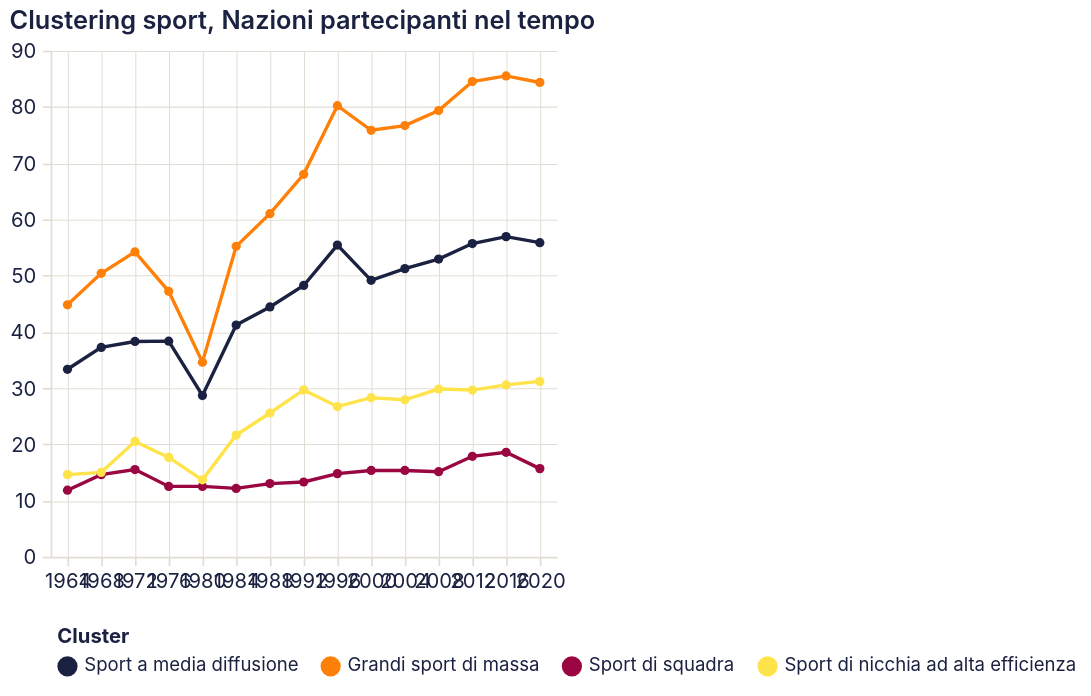

Vega-Lite specification stored for this chart:
### Vega-Lite specification from a JSON file in a GitHub repository (floating-point values rounded to 4 significant figures)
{"$schema": "https://vega.github.io/schema/vega-lite/v5.20.1.json", "config": {"arc": {"fill": "#1b2140"}, "area": {"fill": "#1b2140", "fillOpacity": 0.15, "line": true}, "axis": {"domainColor": "#e2ddd4", "grid": true, "gridColor": "#e2ddd4", "gridWidth": 0.6, "labelAngle": 0, "labelColor": "#1b2140", "labelFont": "Inter, system-ui, -apple-system, BlinkMacSystemFont, 'Segoe UI', Roboto, sans-serif", "labelFontSize": 12, "labelFontWeight": 400, "labelPadding": 4, "tickColor": "#e2ddd4", "tickSize": 5, "titleColor": "#1b2140", "titleFont": "Inter, system-ui, -apple-system, BlinkMacSystemFont, 'Segoe UI', Roboto, sans-serif", "titleFontSize": 12, "titleFontWeight": 600}, "axisBand": {"grid": false}, "background": "transparent", "bar": {"fill": "#1b2140"}, "legend": {"labelColor": "#1b2140", "labelFont": "Inter, system-ui, -apple-system, BlinkMacSystemFont, 'Segoe UI', Roboto, sans-serif", "labelFontSize": 11, "padding": 4, "symbolType": "circle", "titleColor": "#1b2140", "titleFont": "Inter, system-ui, -apple-system, BlinkMacSystemFont, 'Segoe UI', Roboto, sans-serif", "titleFontSize": 12}, "line": {"stroke": "#1b2140", "strokeWidth": 2}, "mark": {"color": "#1b2140"}, "path": {"stroke": "#1b2140"}, "point": {"fill": "#1b2140", "filled": true}, "range": {"category": ["#1b2140", "#ff8009", "#9a0641", "#ffe34a", "#e7b6af", "#0088b0", "#e03830"]}, "rect": {"fill": "#1b2140"}, "shape": {"stroke": "#1b2140"}, "symbol": {"fill": "#1b2140"}, "title": {"anchor": "start", "color": "#1b2140", "font": "Inter, system-ui, -apple-system, BlinkMacSystemFont, 'Segoe UI', Roboto, sans-serif", "fontSize": 15, "fontWeight": 600, "subtitleColor": "#1b2140", "subtitleFont": "Inter, system-ui, -apple-system, BlinkMacSystemFont, 'Segoe UI', Roboto, sans-serif"}, "view": {"continuousHeight": 300, "continuousWidth": 400, "fill": null, "stroke": null}}, "data": {"name": "data-080ccd69ecef4f4daf031e75ff8eb903"}, "datasets": {"data-080ccd69ecef4f4daf031e75ff8eb903": [{"athletes_per_event": 21.05, "athletes_per_event_norm": 0.9614, "cluster_k4": "Sport a media diffusione", "hhi_gold": 0.3237, "hhi_gold_norm": 1.126, "mean_gold_per_athletes": 0.2227, "mean_gold_per_athletes_norm": 1.065, "mean_gold_per_popul": 2.802e-07, "mean_gold_per_popul_norm": 2.79, "n_nations": 33.33, "n_nations_norm": 0.7279, "year": 1964}, {"athletes_per_event": 23.01, "athletes_per_event_norm": 1.051, "cluster_k4": "Sport a media diffusione", "hhi_gold": 0.2776, "hhi_gold_norm": 0.9656, "mean_gold_per_athletes": 0.1717, "mean_gold_per_athletes_norm": 0.8209, "mean_gold_per_popul": 9.494e-08, "mean_gold_per_popul_norm": 0.9453, "n_nations": 37.22, "n_nations_norm": 0.8129, "year": 1968}, {"athletes_per_event": 23.83, "athletes_per_event_norm": 1.088, "cluster_k4": "Sport a media diffusione", "hhi_gold": 0.3799, "hhi_gold_norm": 1.321, "mean_gold_per_athletes": 0.2006, "mean_gold_per_athletes_norm": 0.9592, "mean_gold_per_popul": 1.087e-07, "mean_gold_per_popul_norm": 1.082, "n_nations": 38.27, "n_nations_norm": 0.8358, "year": 1972}, {"athletes_per_event": 21.76, "athletes_per_event_norm": 0.9938, "cluster_k4": "Sport a media diffusione", "hhi_gold": 0.3798, "hhi_gold_norm": 1.321, "mean_gold_per_athletes": 0.2594, "mean_gold_per_athletes_norm": 1.24, "mean_gold_per_popul": 1.043e-07, "mean_gold_per_popul_norm": 1.038, "n_nations": 38.33, "n_nations_norm": 0.8371, "year": 1976}, {"athletes_per_event": 16.62, "athletes_per_event_norm": 0.7591, "cluster_k4": "Sport a media diffusione", "hhi_gold": 0.3524, "hhi_gold_norm": 1.226, "mean_gold_per_athletes": 0.2327, "mean_gold_per_athletes_norm": 1.113, "mean_gold_per_popul": 1.325e-07, "mean_gold_per_popul_norm": 1.319, "n_nations": 28.67, "n_nations_norm": 0.626, "year": 1980}, {"athletes_per_event": 22.31, "athletes_per_event_norm": 1.019, "cluster_k4": "Sport a media diffusione", "hhi_gold": 0.3053, "hhi_gold_norm": 1.062, "mean_gold_per_athletes": 0.199, "mean_gold_per_athletes_norm": 0.9517, "mean_gold_per_popul": 1e-07, "mean_gold_per_popul_norm": 0.9956, "n_nations": 41.2, "n_nations_norm": 0.8997, "year": 1984}, {"athletes_per_event": 21.35, "athletes_per_event_norm": 0.9753, "cluster_k4": "Sport a media diffusione", "hhi_gold": 0.2804, "hhi_gold_norm": 0.9754, "mean_gold_per_athletes": 0.1638, "mean_gold_per_athletes_norm": 0.7835, "mean_gold_per_popul": 8.154e-08, "mean_gold_per_popul_norm": 0.8119, "n_nations": 44.42, "n_nations_norm": 0.97, "year": 1988}, {"athletes_per_event": 24.96, "athletes_per_event_norm": 1.14, "cluster_k4": "Sport a media diffusione", "hhi_gold": 0.2784, "hhi_gold_norm": 0.9681, "mean_gold_per_athletes": 0.1771, "mean_gold_per_athletes_norm": 0.8467, "mean_gold_per_popul": 8.431e-08, "mean_gold_per_popul_norm": 0.8395, "n_nations": 48.23, "n_nations_norm": 1.053, "year": 1992}, {"athletes_per_event": 25.65, "athletes_per_event_norm": 1.172, "cluster_k4": "Sport a media diffusione", "hhi_gold": 0.2439, "hhi_gold_norm": 0.8482, "mean_gold_per_athletes": 0.166, "mean_gold_per_athletes_norm": 0.7939, "mean_gold_per_popul": 6.745e-08, "mean_gold_per_popul_norm": 0.6715, "n_nations": 55.42, "n_nations_norm": 1.21, "year": 1996}, {"athletes_per_event": 21.42, "athletes_per_event_norm": 0.9784, "cluster_k4": "Sport a media diffusione", "hhi_gold": 0.245, "hhi_gold_norm": 0.8522, "mean_gold_per_athletes": 0.2, "mean_gold_per_athletes_norm": 0.9564, "mean_gold_per_popul": 7.061e-08, "mean_gold_per_popul_norm": 0.7031, "n_nations": 49.15, "n_nations_norm": 1.073, "year": 2000}, {"athletes_per_event": 21.15, "athletes_per_event_norm": 0.9658, "cluster_k4": "Sport a media diffusione", "hhi_gold": 0.2784, "hhi_gold_norm": 0.9681, "mean_gold_per_athletes": 0.2646, "mean_gold_per_athletes_norm": 1.265, "mean_gold_per_popul": 8.158e-08, "mean_gold_per_popul_norm": 0.8122, "n_nations": 51.23, "n_nations_norm": 1.119, "year": 2004}, {"athletes_per_event": 21.92, "athletes_per_event_norm": 1.001, "cluster_k4": "Sport a media diffusione", "hhi_gold": 0.2624, "hhi_gold_norm": 0.9127, "mean_gold_per_athletes": 0.211, "mean_gold_per_athletes_norm": 1.009, "mean_gold_per_popul": 7.37e-08, "mean_gold_per_popul_norm": 0.7338, "n_nations": 52.92, "n_nations_norm": 1.156, "year": 2008}, {"athletes_per_event": 21.11, "athletes_per_event_norm": 0.9642, "cluster_k4": "Sport a media diffusione", "hhi_gold": 0.2949, "hhi_gold_norm": 1.026, "mean_gold_per_athletes": 0.2266, "mean_gold_per_athletes_norm": 1.084, "mean_gold_per_popul": 6.363e-08, "mean_gold_per_popul_norm": 0.6336, "n_nations": 55.69, "n_nations_norm": 1.216, "year": 2012}, {"athletes_per_event": 21.29, "athletes_per_event_norm": 0.9724, "cluster_k4": "Sport a media diffusione", "hhi_gold": 0.2046, "hhi_gold_norm": 0.7117, "mean_gold_per_athletes": 0.2093, "mean_gold_per_athletes_norm": 1.001, "mean_gold_per_popul": 6.756e-08, "mean_gold_per_popul_norm": 0.6727, "n_nations": 56.92, "n_nations_norm": 1.243, "year": 2016}, {"athletes_per_event": 20.99, "athletes_per_event_norm": 0.9585, "cluster_k4": "Sport a media diffusione", "hhi_gold": 0.2061, "hhi_gold_norm": 0.7169, "mean_gold_per_athletes": 0.2323, "mean_gold_per_athletes_norm": 1.111, "mean_gold_per_popul": 9.553e-08, "mean_gold_per_popul_norm": 0.9512, "n_nations": 55.85, "n_nations_norm": 1.22, "year": 2020}, {"athletes_per_event": 57.83, "athletes_per_event_norm": 1.112, "cluster_k4": "Grandi sport di massa", "hhi_gold": 0.3632, "hhi_gold_norm": 1.269, "mean_gold_per_athletes": 0.1755, "mean_gold_per_athletes_norm": 0.9813, "mean_gold_per_popul": 1.215e-07, "mean_gold_per_popul_norm": 0.7514, "n_nations": 44.8, "n_nations_norm": 0.6845, "year": 1964}, {"athletes_per_event": 60.35, "athletes_per_event_norm": 1.161, "cluster_k4": "Grandi sport di massa", "hhi_gold": 0.3474, "hhi_gold_norm": 1.213, "mean_gold_per_athletes": 0.1759, "mean_gold_per_athletes_norm": 0.9832, "mean_gold_per_popul": 7.114e-08, "mean_gold_per_popul_norm": 0.44, "n_nations": 50.4, "n_nations_norm": 0.77, "year": 1968}, {"athletes_per_event": 65.2, "athletes_per_event_norm": 1.254, "cluster_k4": "Grandi sport di massa", "hhi_gold": 0.3152, "hhi_gold_norm": 1.101, "mean_gold_per_athletes": 0.1906, "mean_gold_per_athletes_norm": 1.065, "mean_gold_per_popul": 1.066e-07, "mean_gold_per_popul_norm": 0.6594, "n_nations": 54.2, "n_nations_norm": 0.8281, "year": 1972}, {"athletes_per_event": 54.16, "athletes_per_event_norm": 1.042, "cluster_k4": "Grandi sport di massa", "hhi_gold": 0.3297, "hhi_gold_norm": 1.152, "mean_gold_per_athletes": 0.1685, "mean_gold_per_athletes_norm": 0.942, "mean_gold_per_popul": 9.776e-08, "mean_gold_per_popul_norm": 0.6046, "n_nations": 47.2, "n_nations_norm": 0.7211, "year": 1976}, {"athletes_per_event": 41.44, "athletes_per_event_norm": 0.797, "cluster_k4": "Grandi sport di massa", "hhi_gold": 0.4511, "hhi_gold_norm": 1.575, "mean_gold_per_athletes": 0.1972, "mean_gold_per_athletes_norm": 1.102, "mean_gold_per_popul": 9.516e-08, "mean_gold_per_popul_norm": 0.5885, "n_nations": 34.6, "n_nations_norm": 0.5286, "year": 1980}, {"athletes_per_event": 46.93, "athletes_per_event_norm": 0.9026, "cluster_k4": "Grandi sport di massa", "hhi_gold": 0.3423, "hhi_gold_norm": 1.195, "mean_gold_per_athletes": 0.1912, "mean_gold_per_athletes_norm": 1.069, "mean_gold_per_popul": 5.663e-08, "mean_gold_per_popul_norm": 0.3503, "n_nations": 55.2, "n_nations_norm": 0.8434, "year": 1984}, {"athletes_per_event": 52.26, "athletes_per_event_norm": 1.005, "cluster_k4": "Grandi sport di massa", "hhi_gold": 0.3073, "hhi_gold_norm": 1.073, "mean_gold_per_athletes": 0.1826, "mean_gold_per_athletes_norm": 1.021, "mean_gold_per_popul": 1.487e-07, "mean_gold_per_popul_norm": 0.9194, "n_nations": 61.0, "n_nations_norm": 0.932, "year": 1988}, {"athletes_per_event": 53.52, "athletes_per_event_norm": 1.029, "cluster_k4": "Grandi sport di massa", "hhi_gold": 0.2528, "hhi_gold_norm": 0.8828, "mean_gold_per_athletes": 0.1318, "mean_gold_per_athletes_norm": 0.7367, "mean_gold_per_popul": 4.934e-08, "mean_gold_per_popul_norm": 0.3051, "n_nations": 68.0, "n_nations_norm": 1.039, "year": 1992}, {"athletes_per_event": 56.28, "athletes_per_event_norm": 1.082, "cluster_k4": "Grandi sport di massa", "hhi_gold": 0.1699, "hhi_gold_norm": 0.5932, "mean_gold_per_athletes": 0.1412, "mean_gold_per_athletes_norm": 0.7893, "mean_gold_per_popul": 8.834e-08, "mean_gold_per_popul_norm": 0.5463, "n_nations": 80.2, "n_nations_norm": 1.225, "year": 1996}, {"athletes_per_event": 51.11, "athletes_per_event_norm": 0.9829, "cluster_k4": "Grandi sport di massa", "hhi_gold": 0.2517, "hhi_gold_norm": 0.879, "mean_gold_per_athletes": 0.2067, "mean_gold_per_athletes_norm": 1.156, "mean_gold_per_popul": 1.44e-07, "mean_gold_per_popul_norm": 0.8906, "n_nations": 75.83, "n_nations_norm": 1.159, "year": 2000}, {"athletes_per_event": 49.84, "athletes_per_event_norm": 0.9585, "cluster_k4": "Grandi sport di massa", "hhi_gold": 0.2203, "hhi_gold_norm": 0.7694, "mean_gold_per_athletes": 0.1594, "mean_gold_per_athletes_norm": 0.8914, "mean_gold_per_popul": 1.117e-07, "mean_gold_per_popul_norm": 0.6906, "n_nations": 76.67, "n_nations_norm": 1.171, "year": 2004}, {"athletes_per_event": 50.24, "athletes_per_event_norm": 0.9662, "cluster_k4": "Grandi sport di massa", "hhi_gold": 0.276, "hhi_gold_norm": 0.9637, "mean_gold_per_athletes": 0.1821, "mean_gold_per_athletes_norm": 1.018, "mean_gold_per_popul": 7.692e-08, "mean_gold_per_popul_norm": 0.4758, "n_nations": 79.33, "n_nations_norm": 1.212, "year": 2008}, {"athletes_per_event": 47.74, "athletes_per_event_norm": 0.9181, "cluster_k4": "Grandi sport di massa", "hhi_gold": 0.24, "hhi_gold_norm": 0.8382, "mean_gold_per_athletes": 0.1781, "mean_gold_per_athletes_norm": 0.9957, "mean_gold_per_popul": 1.568e-07, "mean_gold_per_popul_norm": 0.9698, "n_nations": 84.5, "n_nations_norm": 1.291, "year": 2012}, {"athletes_per_event": 48.72, "athletes_per_event_norm": 0.9369, "cluster_k4": "Grandi sport di massa", "hhi_gold": 0.2395, "hhi_gold_norm": 0.8363, "mean_gold_per_athletes": 0.1611, "mean_gold_per_athletes_norm": 0.9007, "mean_gold_per_popul": 9.945e-08, "mean_gold_per_popul_norm": 0.6151, "n_nations": 85.5, "n_nations_norm": 1.306, "year": 2016}, {"athletes_per_event": 44.34, "athletes_per_event_norm": 0.8528, "cluster_k4": "Grandi sport di massa", "hhi_gold": 0.1889, "hhi_gold_norm": 0.6598, "mean_gold_per_athletes": 0.2412, "mean_gold_per_athletes_norm": 1.349, "mean_gold_per_popul": 1.001e-06, "mean_gold_per_popul_norm": 6.193, "n_nations": 84.33, "n_nations_norm": 1.288, "year": 2020}, {"athletes_per_event": 11.33, "athletes_per_event_norm": 0.9742, "cluster_k4": "Sport di squadra", "hhi_gold": 0.9, "hhi_gold_norm": 1.205, "mean_gold_per_athletes": 0.0633, "mean_gold_per_athletes_norm": 1.0, "mean_gold_per_popul": 4.348e-08, "mean_gold_per_popul_norm": 0.9881, "n_nations": 11.83, "n_nations_norm": 0.8142, "year": 1964}, {"athletes_per_event": 14.0, "athletes_per_event_norm": 1.203, "cluster_k4": "Sport di squadra", "hhi_gold": 1.0, "hhi_gold_norm": 1.339, "mean_gold_per_athletes": 0.07315, "mean_gold_per_athletes_norm": 1.156, "mean_gold_per_popul": 4.079e-08, "mean_gold_per_popul_norm": 0.9269, "n_nations": 14.6, "n_nations_norm": 1.005, "year": 1968}, {"athletes_per_event": 14.83, "athletes_per_event_norm": 1.275, "cluster_k4": "Sport di squadra", "hhi_gold": 0.9167, "hhi_gold_norm": 1.228, "mean_gold_per_athletes": 0.06443, "mean_gold_per_athletes_norm": 1.018, "mean_gold_per_popul": 1.774e-08, "mean_gold_per_popul_norm": 0.4032, "n_nations": 15.5, "n_nations_norm": 1.066, "year": 1972}, {"athletes_per_event": 10.5, "athletes_per_event_norm": 0.9025, "cluster_k4": "Sport di squadra", "hhi_gold": 0.8333, "hhi_gold_norm": 1.116, "mean_gold_per_athletes": 0.06464, "mean_gold_per_athletes_norm": 1.021, "mean_gold_per_popul": 1.135e-07, "mean_gold_per_popul_norm": 2.579, "n_nations": 12.5, "n_nations_norm": 0.86, "year": 1976}, {"athletes_per_event": 9.833, "athletes_per_event_norm": 0.8452, "cluster_k4": "Sport di squadra", "hhi_gold": 0.75, "hhi_gold_norm": 1.004, "mean_gold_per_athletes": 0.05955, "mean_gold_per_athletes_norm": 0.9407, "mean_gold_per_popul": 7.791e-08, "mean_gold_per_popul_norm": 1.77, "n_nations": 12.5, "n_nations_norm": 0.86, "year": 1980}, {"athletes_per_event": 10.0, "athletes_per_event_norm": 0.8596, "cluster_k4": "Sport di squadra", "hhi_gold": 0.8333, "hhi_gold_norm": 1.116, "mean_gold_per_athletes": 0.06238, "mean_gold_per_athletes_norm": 0.9854, "mean_gold_per_popul": 1.752e-08, "mean_gold_per_popul_norm": 0.398, "n_nations": 12.14, "n_nations_norm": 0.8355, "year": 1984}, {"athletes_per_event": 10.64, "athletes_per_event_norm": 0.9148, "cluster_k4": "Sport di squadra", "hhi_gold": 0.6667, "hhi_gold_norm": 0.8927, "mean_gold_per_athletes": 0.04581, "mean_gold_per_athletes_norm": 0.7236, "mean_gold_per_popul": 1.825e-08, "mean_gold_per_popul_norm": 0.4147, "n_nations": 13.0, "n_nations_norm": 0.8944, "year": 1988}, {"athletes_per_event": 10.79, "athletes_per_event_norm": 0.9271, "cluster_k4": "Sport di squadra", "hhi_gold": 0.7143, "hhi_gold_norm": 0.9565, "mean_gold_per_athletes": 0.04618, "mean_gold_per_athletes_norm": 0.7295, "mean_gold_per_popul": 3.261e-08, "mean_gold_per_popul_norm": 0.741, "n_nations": 13.29, "n_nations_norm": 0.9141, "year": 1992}, {"athletes_per_event": 11.11, "athletes_per_event_norm": 0.9551, "cluster_k4": "Sport di squadra", "hhi_gold": 0.7222, "hhi_gold_norm": 0.9671, "mean_gold_per_athletes": 0.06127, "mean_gold_per_athletes_norm": 0.9678, "mean_gold_per_popul": 5.385e-08, "mean_gold_per_popul_norm": 1.224, "n_nations": 14.78, "n_nations_norm": 1.017, "year": 1996}, {"athletes_per_event": 11.11, "athletes_per_event_norm": 0.9551, "cluster_k4": "Sport di squadra", "hhi_gold": 0.6667, "hhi_gold_norm": 0.8927, "mean_gold_per_athletes": 0.06348, "mean_gold_per_athletes_norm": 1.003, "mean_gold_per_popul": 5.728e-08, "mean_gold_per_popul_norm": 1.302, "n_nations": 15.33, "n_nations_norm": 1.055, "year": 2000}, {"athletes_per_event": 11.33, "athletes_per_event_norm": 0.9742, "cluster_k4": "Sport di squadra", "hhi_gold": 0.6111, "hhi_gold_norm": 0.8183, "mean_gold_per_athletes": 0.06002, "mean_gold_per_athletes_norm": 0.9481, "mean_gold_per_popul": 4.765e-08, "mean_gold_per_popul_norm": 1.083, "n_nations": 15.33, "n_nations_norm": 1.055, "year": 2004}, {"athletes_per_event": 11.67, "athletes_per_event_norm": 1.003, "cluster_k4": "Sport di squadra", "hhi_gold": 0.7222, "hhi_gold_norm": 0.9671, "mean_gold_per_athletes": 0.07213, "mean_gold_per_athletes_norm": 1.139, "mean_gold_per_popul": 3.257e-08, "mean_gold_per_popul_norm": 0.7401, "n_nations": 15.11, "n_nations_norm": 1.04, "year": 2008}, {"athletes_per_event": 13.0, "athletes_per_event_norm": 1.117, "cluster_k4": "Sport di squadra", "hhi_gold": 0.5714, "hhi_gold_norm": 0.7652, "mean_gold_per_athletes": 0.06156, "mean_gold_per_athletes_norm": 0.9724, "mean_gold_per_popul": 4.161e-08, "mean_gold_per_popul_norm": 0.9455, "n_nations": 17.86, "n_nations_norm": 1.229, "year": 2012}, {"athletes_per_event": 12.86, "athletes_per_event_norm": 1.105, "cluster_k4": "Sport di squadra", "hhi_gold": 0.5714, "hhi_gold_norm": 0.7652, "mean_gold_per_athletes": 0.06695, "mean_gold_per_athletes_norm": 1.058, "mean_gold_per_popul": 2.996e-08, "mean_gold_per_popul_norm": 0.6808, "n_nations": 18.57, "n_nations_norm": 1.278, "year": 2016}, {"athletes_per_event": 11.5, "athletes_per_event_norm": 0.9885, "cluster_k4": "Sport di squadra", "hhi_gold": 0.7222, "hhi_gold_norm": 0.9671, "mean_gold_per_athletes": 0.08474, "mean_gold_per_athletes_norm": 1.338, "mean_gold_per_popul": 3.54e-08, "mean_gold_per_popul_norm": 0.8044, "n_nations": 15.67, "n_nations_norm": 1.078, "year": 2020}, {"athletes_per_event": 23.7, "athletes_per_event_norm": 0.7969, "cluster_k4": "Sport di nicchia ad alta efficienza", "hhi_gold": 0.725, "hhi_gold_norm": 1.016, "mean_gold_per_athletes": 0.3361, "mean_gold_per_athletes_norm": 0.9419, "mean_gold_per_popul": 5.445e-08, "mean_gold_per_popul_norm": 1.257, "n_nations": 14.6, "n_nations_norm": 0.6044, "year": 1964}, {"athletes_per_event": 25.95, "athletes_per_event_norm": 0.8726, "cluster_k4": "Sport di nicchia ad alta efficienza", "hhi_gold": 0.475, "hhi_gold_norm": 0.6657, "mean_gold_per_athletes": 0.3288, "mean_gold_per_athletes_norm": 0.9214, "mean_gold_per_popul": 3.765e-08, "mean_gold_per_popul_norm": 0.8688, "n_nations": 15.0, "n_nations_norm": 0.621, "year": 1968}, {"athletes_per_event": 35.25, "athletes_per_event_norm": 1.185, "cluster_k4": "Sport di nicchia ad alta efficienza", "hhi_gold": 0.625, "hhi_gold_norm": 0.8759, "mean_gold_per_athletes": 0.3432, "mean_gold_per_athletes_norm": 0.9617, "mean_gold_per_popul": 3.68e-08, "mean_gold_per_popul_norm": 0.8492, "n_nations": 20.5, "n_nations_norm": 0.8486, "year": 1972}, {"athletes_per_event": 26.88, "athletes_per_event_norm": 0.9037, "cluster_k4": "Sport di nicchia ad alta efficienza", "hhi_gold": 0.6458, "hhi_gold_norm": 0.9051, "mean_gold_per_athletes": 0.3485, "mean_gold_per_athletes_norm": 0.9766, "mean_gold_per_popul": 2.627e-08, "mean_gold_per_popul_norm": 0.6063, "n_nations": 17.67, "n_nations_norm": 0.7313, "year": 1976}, {"athletes_per_event": 19.33, "athletes_per_event_norm": 0.6501, "cluster_k4": "Sport di nicchia ad alta efficienza", "hhi_gold": 0.75, "hhi_gold_norm": 1.051, "mean_gold_per_athletes": 0.3796, "mean_gold_per_athletes_norm": 1.064, "mean_gold_per_popul": 9.739e-08, "mean_gold_per_popul_norm": 2.247, "n_nations": 13.67, "n_nations_norm": 0.5658, "year": 1980}, {"athletes_per_event": 32.59, "athletes_per_event_norm": 1.096, "cluster_k4": "Sport di nicchia ad alta efficienza", "hhi_gold": 0.7969, "hhi_gold_norm": 1.117, "mean_gold_per_athletes": 0.4189, "mean_gold_per_athletes_norm": 1.174, "mean_gold_per_popul": 3.832e-08, "mean_gold_per_popul_norm": 0.8843, "n_nations": 21.62, "n_nations_norm": 0.8952, "year": 1984}, {"athletes_per_event": 34.97, "athletes_per_event_norm": 1.176, "cluster_k4": "Sport di nicchia ad alta efficienza", "hhi_gold": 0.8472, "hhi_gold_norm": 1.187, "mean_gold_per_athletes": 0.4134, "mean_gold_per_athletes_norm": 1.158, "mean_gold_per_popul": 8.564e-08, "mean_gold_per_popul_norm": 1.976, "n_nations": 25.56, "n_nations_norm": 1.058, "year": 1988}, {"athletes_per_event": 38.75, "athletes_per_event_norm": 1.303, "cluster_k4": "Sport di nicchia ad alta efficienza", "hhi_gold": 0.7423, "hhi_gold_norm": 1.04, "mean_gold_per_athletes": 0.4097, "mean_gold_per_athletes_norm": 1.148, "mean_gold_per_popul": 3.98e-08, "mean_gold_per_popul_norm": 0.9184, "n_nations": 29.67, "n_nations_norm": 1.228, "year": 1992}, {"athletes_per_event": 30.52, "athletes_per_event_norm": 1.026, "cluster_k4": "Sport di nicchia ad alta efficienza", "hhi_gold": 0.7625, "hhi_gold_norm": 1.069, "mean_gold_per_athletes": 0.3032, "mean_gold_per_athletes_norm": 0.8496, "mean_gold_per_popul": 3.636e-08, "mean_gold_per_popul_norm": 0.839, "n_nations": 26.7, "n_nations_norm": 1.105, "year": 1996}, {"athletes_per_event": 27.5, "athletes_per_event_norm": 0.9247, "cluster_k4": "Sport di nicchia ad alta efficienza", "hhi_gold": 0.7358, "hhi_gold_norm": 1.031, "mean_gold_per_athletes": 0.3516, "mean_gold_per_athletes_norm": 0.9854, "mean_gold_per_popul": 2.449e-08, "mean_gold_per_popul_norm": 0.5651, "n_nations": 28.27, "n_nations_norm": 1.17, "year": 2000}, {"athletes_per_event": 30.43, "athletes_per_event_norm": 1.023, "cluster_k4": "Sport di nicchia ad alta efficienza", "hhi_gold": 0.6158, "hhi_gold_norm": 0.8631, "mean_gold_per_athletes": 0.3071, "mean_gold_per_athletes_norm": 0.8606, "mean_gold_per_popul": 3.402e-08, "mean_gold_per_popul_norm": 0.7852, "n_nations": 27.91, "n_nations_norm": 1.155, "year": 2004}, {"athletes_per_event": 30.41, "athletes_per_event_norm": 1.023, "cluster_k4": "Sport di nicchia ad alta efficienza", "hhi_gold": 0.7415, "hhi_gold_norm": 1.039, "mean_gold_per_athletes": 0.3215, "mean_gold_per_athletes_norm": 0.9009, "mean_gold_per_popul": 1.548e-08, "mean_gold_per_popul_norm": 0.3571, "n_nations": 29.82, "n_nations_norm": 1.234, "year": 2008}, {"athletes_per_event": 30.15, "athletes_per_event_norm": 1.014, "cluster_k4": "Sport di nicchia ad alta efficienza", "hhi_gold": 0.7926, "hhi_gold_norm": 1.111, "mean_gold_per_athletes": 0.3379, "mean_gold_per_athletes_norm": 0.9469, "mean_gold_per_popul": 4.894e-08, "mean_gold_per_popul_norm": 1.129, "n_nations": 29.64, "n_nations_norm": 1.227, "year": 2012}, {"athletes_per_event": 30.07, "athletes_per_event_norm": 1.011, "cluster_k4": "Sport di nicchia ad alta efficienza", "hhi_gold": 0.7528, "hhi_gold_norm": 1.055, "mean_gold_per_athletes": 0.3945, "mean_gold_per_athletes_norm": 1.105, "mean_gold_per_popul": 3.351e-08, "mean_gold_per_popul_norm": 0.7732, "n_nations": 30.55, "n_nations_norm": 1.264, "year": 2016}, {"athletes_per_event": 29.57, "athletes_per_event_norm": 0.9944, "cluster_k4": "Sport di nicchia ad alta efficienza", "hhi_gold": 0.6947, "hhi_gold_norm": 0.9736, "mean_gold_per_athletes": 0.3587, "mean_gold_per_athletes_norm": 1.005, "mean_gold_per_popul": 4.09e-08, "mean_gold_per_popul_norm": 0.9439, "n_nations": 31.18, "n_nations_norm": 1.291, "year": 2020}]}, "encoding": {"color": {"field": "cluster_k4", "legend": {"columns": 4, "labelLimit": 250, "orient": "bottom"}, "sort": ["Sport a media diffusione", "Grandi sport di massa", "Sport di squadra", "Sport di nicchia ad alta efficienza"], "title": "Cluster", "type": "nominal"}, "tooltip": [{"field": "cluster_k4", "type": "nominal"}, {"field": "year", "type": "quantitative"}, {"field": "valore_plot", "format": ".2f", "type": "quantitative"}], "x": {"axis": {"labelAngle": 0}, "field": "year", "title": null, "type": "ordinal"}, "y": {"field": "valore_plot", "scale": {}, "title": null, "type": "quantitative"}}, "height": 300, "mark": {"point": true, "type": "line"}, "params": [{"bind": {"input": "radio", "name": "Visualizzazione: ", "options": ["Valori assoluti", "Valori normalizzati"]}, "name": "view_mode_n_nations", "value": "Valori assoluti"}], "title": "Clustering sport, Nazioni partecipanti nel tempo", "transform": [{"as": "valore_plot", "calculate": "view_mode_n_nations == 'Valori normalizzati' ? datum.n_nations_norm : datum.n_nations"}], "width": "container"}
